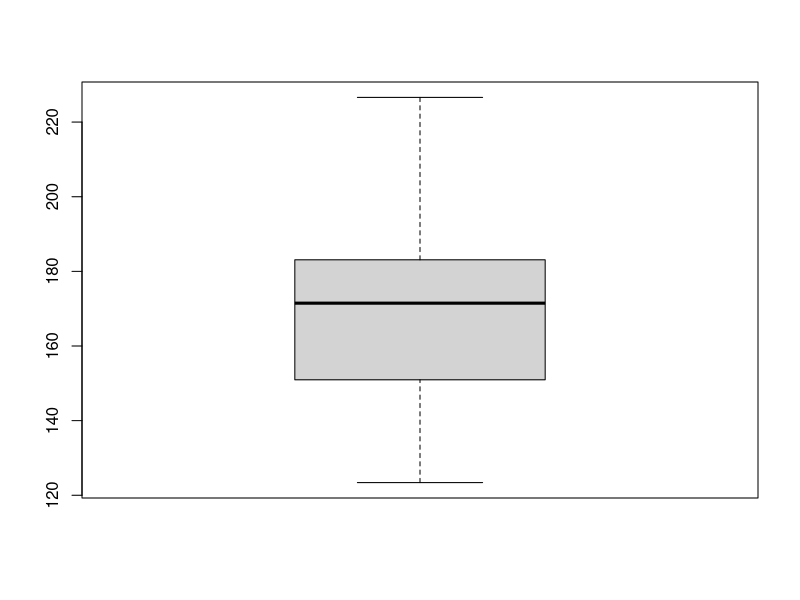
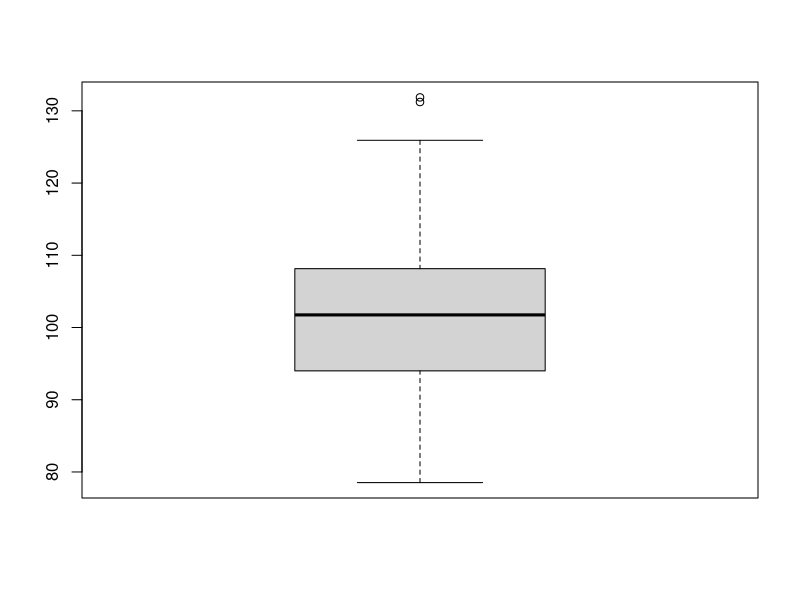
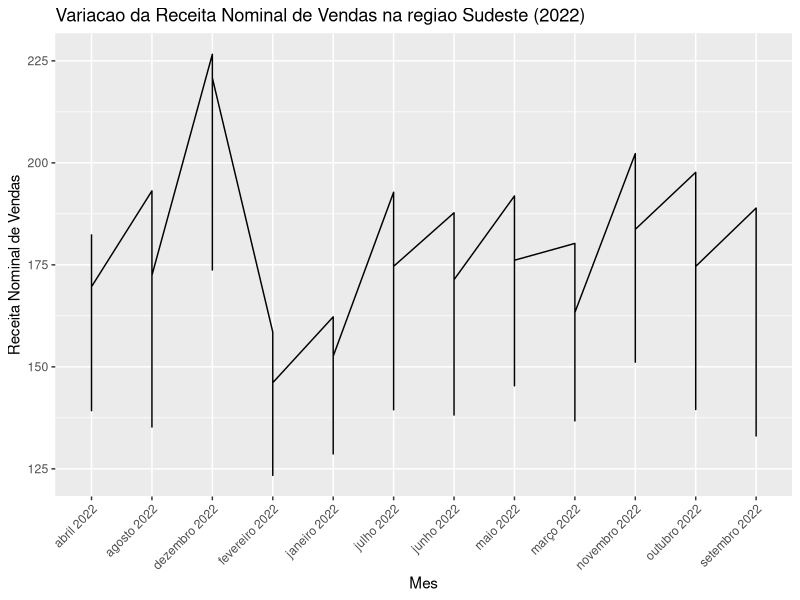
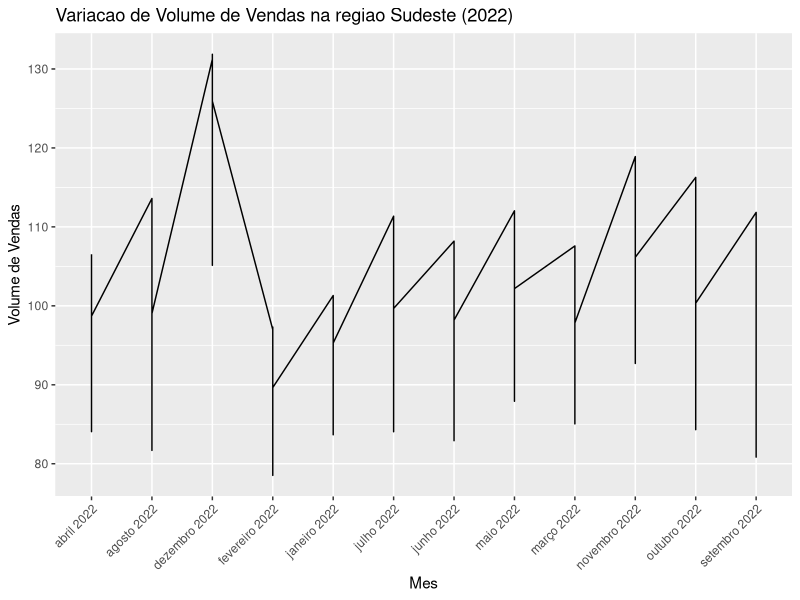
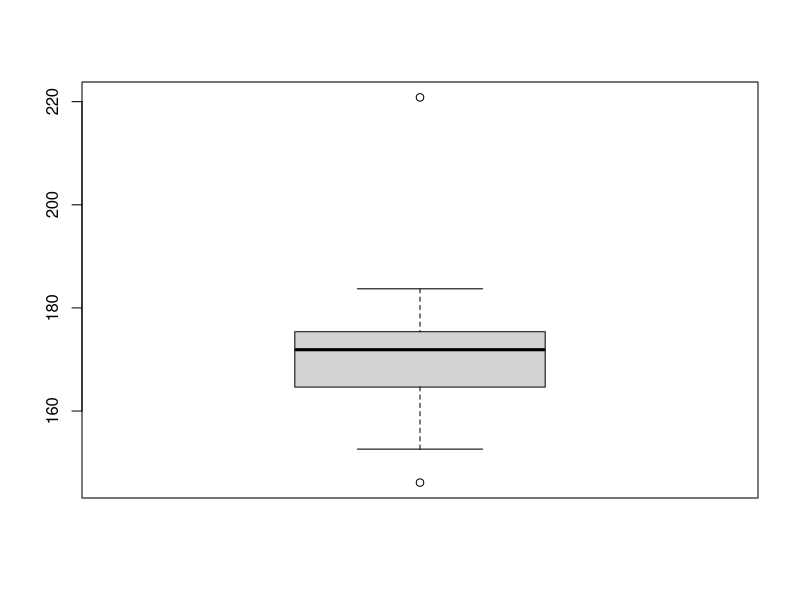
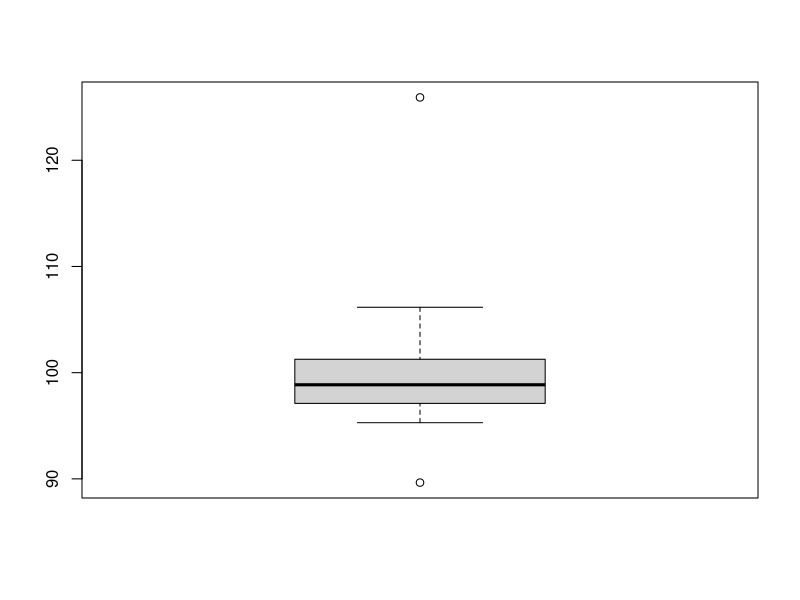
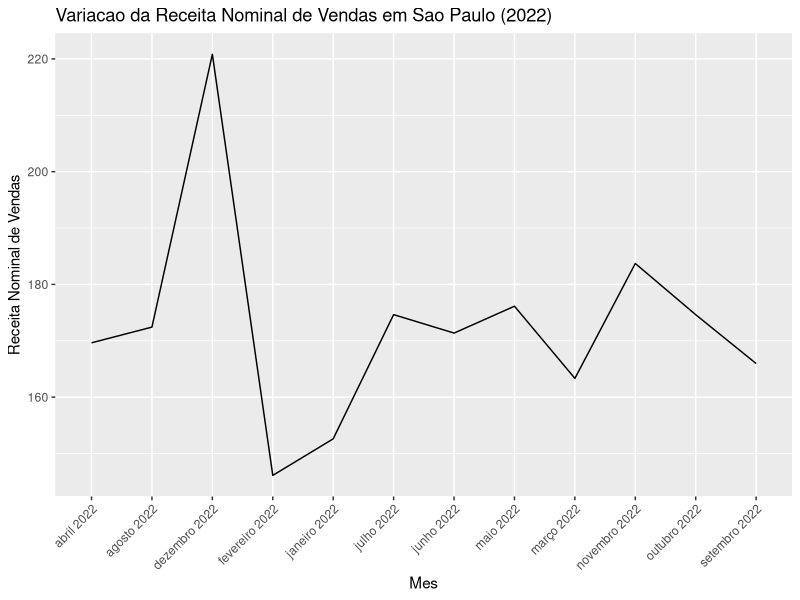
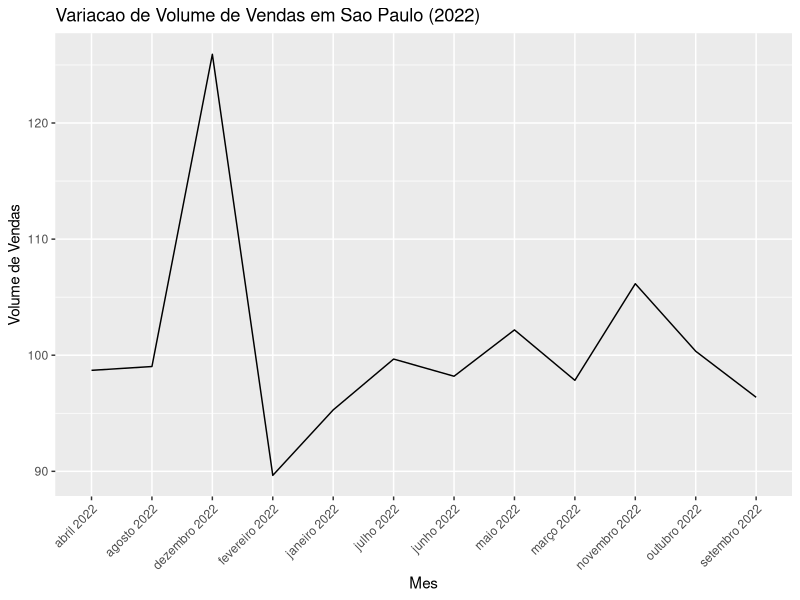

Recreate these plots in R, in order.
#'---
#'title: "Trabalho Final"
#'author1: "Ana Clara M. Eugênio Boer"
#'author2: "Renan Bernardi Kalil"
#'author3: "Sthefani Gonçalves"
#'author4: "Renan Bernardi Kalil"
#'date: "Fevereiro de 2023"
#'---

#' Biblioteca
library(readxl)
library(ggplot2)


#' Região Sudeste
pmc_sud <- read_excel("pmc_sud.xlsx")
head(pmc_sud)
#' Estado de SP
pmc_SP <- read_excel("pmc_SP.xlsx")
head(pmc_SP)
#' Estado de MG
pmc_MG <- read_excel("pmc_MG.xlsx")
head(pmc_MG)
#' Estado de RJ
pmc_RJ <- read_excel("pmc_RJ.xlsx")
head(pmc_RJ)
#' Estado de ES
pmc_ES <- read_excel("pmc_ES.xlsx")
head(pmc_ES)

#'Análise descritiva da região Sudeste
#' Região Sudeste
summary(pmc_sud$Receita_Nominal_Vendas)
summary(pmc_sud$Volume_de_Vendas)

boxplot(pmc_sud$Receita_Nominal_Vendas)
boxplot(pmc_sud$Volume_de_Vendas)

ggplot(pmc_sud, aes(x = Mes, y = Receita_Nominal_Vendas)) +
  geom_line(aes(group = 1)) +
  labs(title = "Variacao da Receita Nominal de Vendas na regiao Sudeste (2022)",
       x = "Mes",
       y = "Receita Nominal de Vendas") +
  theme(axis.text.x = element_text(angle = 45, hjust = 1))

ggplot(pmc_sud, aes(x = Mes, y = Volume_de_Vendas)) +
  geom_line(aes(group = 1)) +
  labs(title = "Variacao de Volume de Vendas na regiao Sudeste (2022)",
       x = "Mes",
       y = "Volume de Vendas") +
  theme(axis.text.x = element_text(angle = 45, hjust = 1))

#' Análise descritiva do estado de SP
summary(pmc_SP$Receita_Nominal_Vendas)
summary(pmc_SP$Volume_de_Vendas)

boxplot(pmc_SP$Receita_Nominal_Vendas)
boxplot(pmc_SP$Volume_de_Vendas)

ggplot(pmc_SP, aes(x = Mes, y = Receita_Nominal_Vendas)) +
  geom_line(aes(group = 1)) +
  labs(title = "Variacao da Receita Nominal de Vendas em Sao Paulo (2022)",
       x = "Mes",
       y = "Receita Nominal de Vendas") +
  theme(axis.text.x = element_text(angle = 45, hjust = 1))

ggplot(pmc_SP, aes(x = Mes, y = Volume_de_Vendas)) +
  geom_line(aes(group = 1)) +
  labs(title = "Variacao de Volume de Vendas em Sao Paulo (2022)",
       x = "Mes",
       y = "Volume de Vendas") +
  theme(axis.text.x = element_text(angle = 45, hjust = 1))


#' Análise descritiva do estado de MG
summary(pmc_MG$Receita_Nominal_Vendas)
summary(pmc_MG$Volume_de_Vendas)

boxplot(pmc_MG$Receita_Nominal_Vendas)
boxplot(pmc_MG$Volume_de_Vendas)

ggplot(pmc_MG, aes(x = Mes, y = Receita_Nominal_Vendas)) +
  geom_line(aes(group = 1)) +
  labs(title = "Variacao da Receita Nominal de Vendas em Minas Gerais (2022)",
       x = "Mes",
       y = "Receita Nominal de Vendas") +
  theme(axis.text.x = element_text(angle = 45, hjust = 1))

ggplot(pmc_MG, aes(x = Mes, y = Volume_de_Vendas)) +
  geom_line(aes(group = 1)) +
  labs(title = "Variacao de Volume de Vendas em Minas Gerais (2022)",
       x = "Mes",
       y = "Volume de Vendas") +
  theme(axis.text.x = element_text(angle = 45, hjust = 1))

#' Análise descritiva do estado de RJ
summary(pmc_RJ$Receita_Nominal_Vendas)
summary(pmc_RJ$Volume_de_Vendas)

boxplot(pmc_RJ$Receita_Nominal_Vendas)
boxplot(pmc_RJ$Volume_de_Vendas)

ggplot(pmc_RJ, aes(x = Mes, y = Receita_Nominal_Vendas)) +
  geom_line(aes(group = 1)) +
  labs(title = "Variacao da Receita Nominal de Vendas em Rio de Janeiro (2022)",
       x = "Mes",
       y = "Receita Nominal de Vendas") +
  theme(axis.text.x = element_text(angle = 45, hjust = 1))

ggplot(pmc_RJ, aes(x = Mes, y = Volume_de_Vendas)) +
  geom_line(aes(group = 1)) +
  labs(title = "Variacao de Volume de Vendas em Rio de Janeiro (2022)",
       x = "Mes",
       y = "Volume de Vendas") +
  theme(axis.text.x = element_text(angle = 45, hjust = 1))

#' Análise descritiva do estado de ES
summary(pmc_ES$Receita_Nominal_Vendas)
summary(pmc_ES$Volume_de_Vendas)

boxplot(pmc_ES$Receita_Nominal_Vendas)
boxplot(pmc_ES$Volume_de_Vendas)

ggplot(pmc_ES, aes(x = Mes, y = Receita_Nominal_Vendas)) +
  geom_line(aes(group = 1)) +
  labs(title = "Variacao da Receita Nominal de Vendas em Espirito Santo (2022)",
       x = "Mes",
       y = "Receita Nominal de Vendas") +
  theme(axis.text.x = element_text(angle = 45, hjust = 1))

ggplot(pmc_ES, aes(x = Mes, y = Volume_de_Vendas)) +
  geom_line(aes(group = 1)) +
  labs(title = "Variacao de Volume de Vendas em Espirito Santo (2022)",
       x = "Mes",
       y = "Volume de Vendas") +
  theme(axis.text.x = element_text(angle = 45, hjust = 1))

